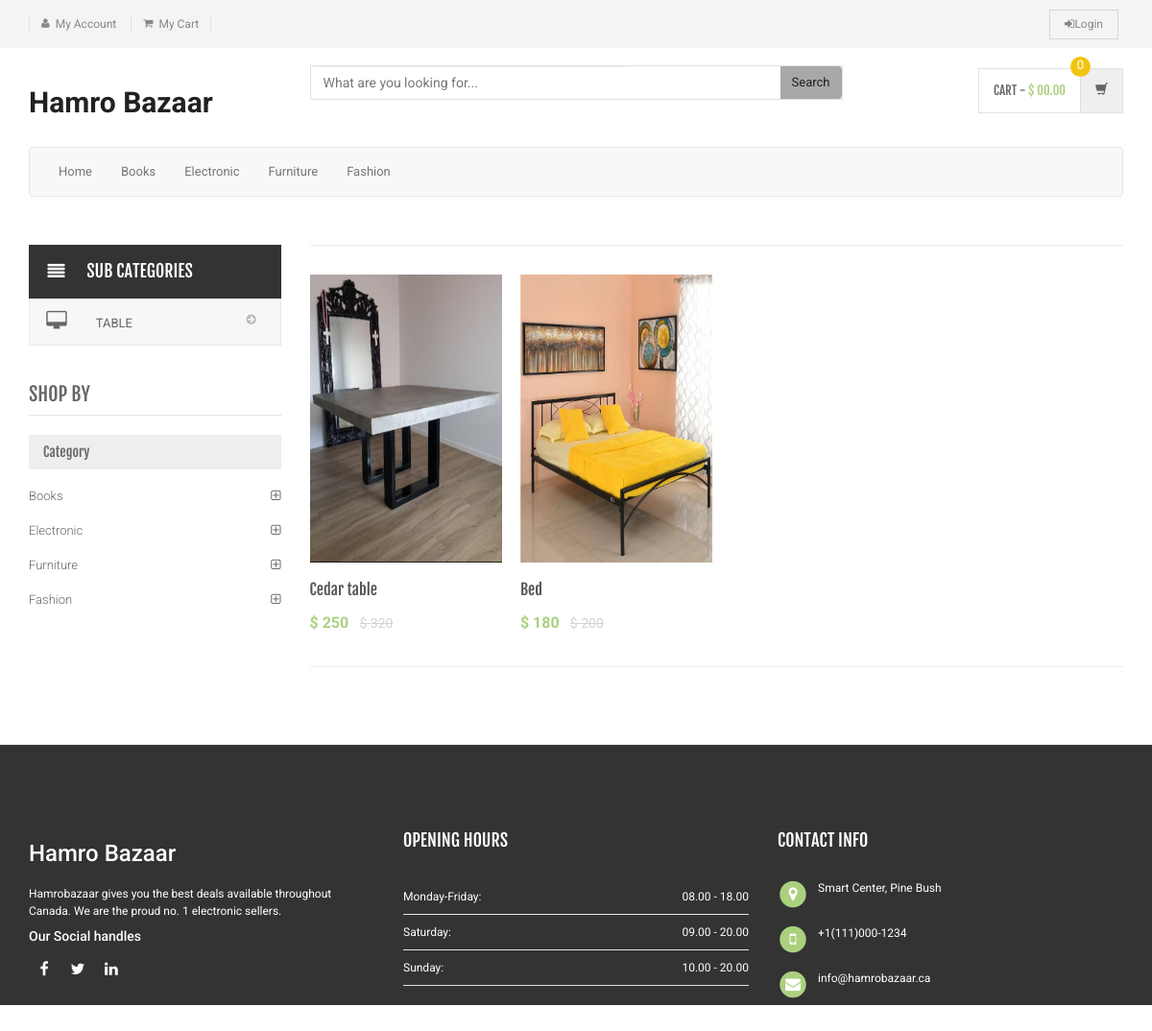
The page /category.php?cid=9 on the database as committed earlier.
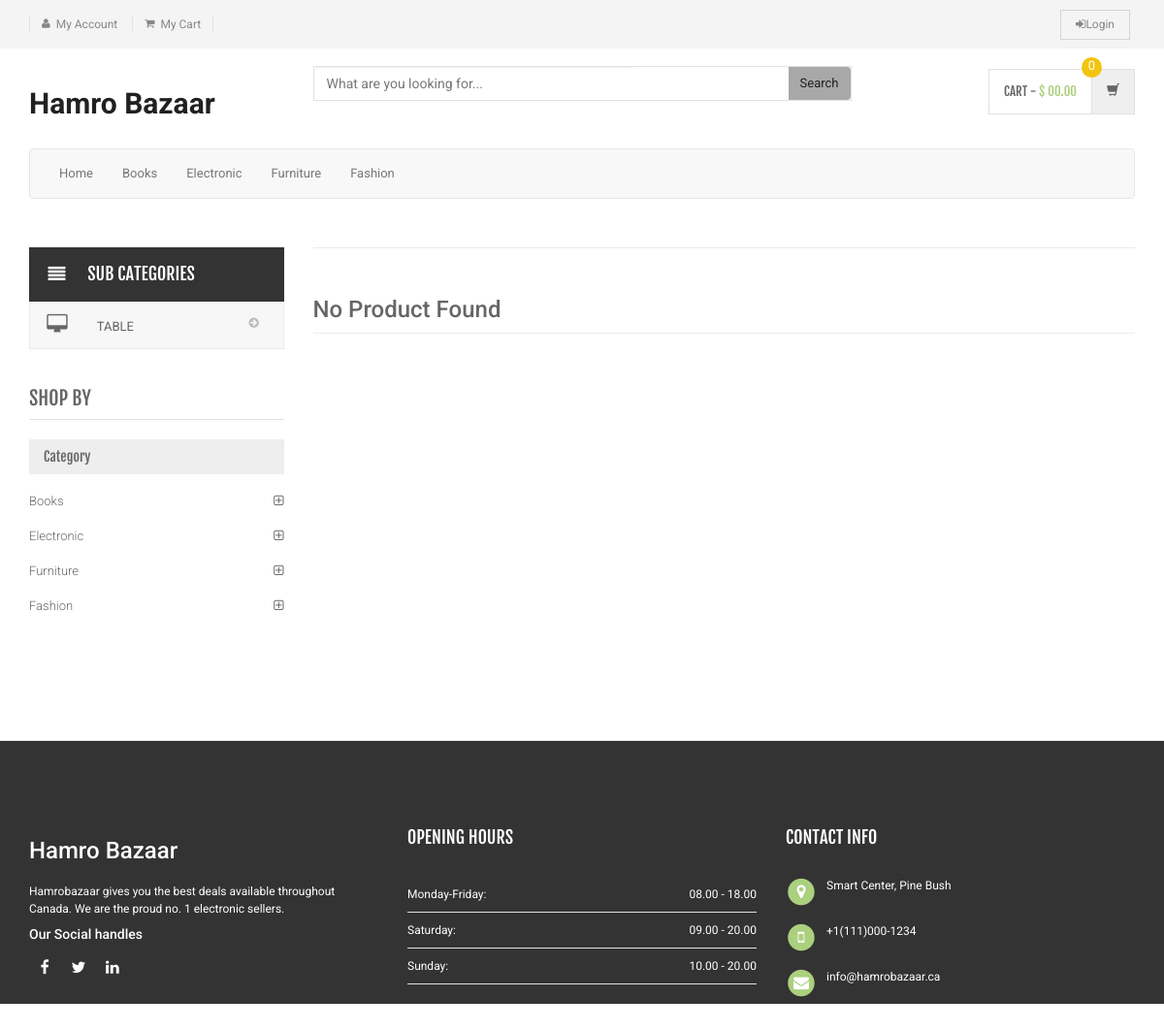
The same page on the database as committed later.
### tables this page shows
CREATE TABLE `category` (
  `id` int(11) NOT NULL,
  `categoryName` varchar(255) DEFAULT NULL,
  `categoryDescription` longtext DEFAULT NULL,
  `creationDate` timestamp NOT NULL DEFAULT current_timestamp(),
  `updationDate` varchar(255) DEFAULT NULL
);

CREATE TABLE `subcategory` (
  `id` int(11) NOT NULL,
  `categoryid` int(11) DEFAULT NULL,
  `subcategory` varchar(255) DEFAULT NULL
);

CREATE TABLE `products` (
  `id` int(11) NOT NULL,
  `category` int(11) NOT NULL,
  `subCategory` int(11) DEFAULT NULL,
  `productName` varchar(255) DEFAULT NULL,
  `productCompany` varchar(255) DEFAULT NULL,
  `productPrice` int(11) DEFAULT NULL,
  `productPriceBeforeDiscount` int(11) DEFAULT NULL,
  `productDescription` longtext DEFAULT NULL,
  `productImage1` varchar(255) DEFAULT NULL,
  `productImage2` varchar(255) DEFAULT NULL,
  `productImage3` varchar(255) DEFAULT NULL,
  `shippingCharge` int(11) DEFAULT NULL,
  `productAvailability` varchar(255) DEFAULT NULL
);

### category.php (the view, shortened to what the changed rows need)
<?php
include ('includes/config.php');
$cid = intval($_GET['cid']);
?>
<!DOCTYPE html>
<html lang="en">
<head>
	<link rel="stylesheet" href="assets/css/bootstrap.min.css">
	<link rel="stylesheet" href="assets/css/main.css">
	<link rel="stylesheet" href="assets/css/green.css">
	<link rel="stylesheet" href="assets/css/owl.carousel.css">
	<link rel="stylesheet" href="assets/css/owl.transitions.css">
	<link href="assets/css/lightbox.css" rel="stylesheet">
	<link rel="stylesheet" href="assets/css/animate.min.css">
	<link rel="stylesheet" href="assets/css/rateit.css">
	<link rel="stylesheet" href="assets/css/bootstrap-select.min.css">
	<link rel="stylesheet" href="assets/css/config.css">
	<link href="assets/css/green.css" rel="alternate stylesheet" title="Green color">
	<link href="assets/css/blue.css" rel="alternate stylesheet" title="Blue color">
	<link href="assets/css/red.css" rel="alternate stylesheet" title="Red color">
	<link href="assets/css/orange.css" rel="alternate stylesheet" title="Orange color">
	<link href="assets/css/dark-green.css" rel="alternate stylesheet" title="Darkgreen color">
	<link rel="stylesheet" href="assets/css/font-awesome.min.css">
</head>
<body class="cnt-home">
	<header class="header-style-1">
		<?php include ('includes/main-header.php'); ?>
		<?php include ('includes/menu-bar.php'); ?>
	</header>
	<div class="body-content outer-top-xs">
		<div class='container'>
			<div class='row outer-bottom-sm'>
				<div class='col-md-3 sidebar'>
					<div class="side-menu animate-dropdown outer-bottom-xs">
						<div class="side-menu animate-dropdown outer-bottom-xs">
							<nav class="yamm megamenu-horizontal" role="navigation">
								<ul class="nav">
									<li class="dropdown menu-item">
										<?php $sql = mysqli_query($con, "select id,subcategory  from subcategory where categoryid='$cid'");
										while ($row = mysqli_fetch_array($sql)) {
											?>
											<a href="sub-category.php?scid=<?php echo $row['id']; ?>"
												class="dropdown-toggle"><i class="icon fa fa-desktop fa-fw"></i>
												<?php echo $row['subcategory']; ?></a>
										<?php } ?>
									</li>
								</ul>
							</nav>
						</div>
					</div>
					<div class="sidebar-module-container">
						<div class="sidebar-filter">
							<div class="sidebar-widget wow fadeInUp outer-bottom-xs ">
								<div class="sidebar-widget-body m-t-10">
									<?php $sql = mysqli_query($con, "select id,categoryName  from category");
									while ($row = mysqli_fetch_array($sql)) {
										?>
										<div class="accordion">
											<div class="accordion-group">
												<div class="accordion-heading">
													<a href="category.php?cid=<?php echo $row['id']; ?>"
														class="accordion-toggle collapsed">
														<?php echo $row['categoryName']; ?>
													</a>
												</div>
											</div>
										</div>
									<?php } ?>
								</div>
							</div>
						</div>
					</div>
				</div>
				<div class='col-md-9'>
					<div class="search-result-container">
						<div id="myTabContent" class="tab-content">
							<div class="tab-pane active " id="grid-container">
								<div class="category-product  inner-top-vs">
									<div class="row">
										<?php
										$ret = mysqli_query($con, "select * from products where category='$cid'");
										$num = mysqli_num_rows($ret);
										if ($num > 0) {
											while ($row = mysqli_fetch_array($ret)) { ?>
												<div class="col-sm-6 col-md-4 col-lg-3 wow fadeInUp">
													<div class="products" style="width: 250px;">
														<div class="product" style="width: 100%;">
															<div class="product-image">
																<div class="image">
																	<a
																		href="product-details.php?pid=<?php echo htmlentities($row['id']); ?>">
																		<img src="assets/images/blank.gif"
																			data-echo="assets/productimages/<?php echo htmlentities($row['id']); ?>/<?php echo htmlentities($row['productImage1']); ?>"
																			alt="" width="200" height="300">
																	</a>
																</div>
															</div>
															<div class="product-info text-left">
																<h3 class="name">
																	<a
																		href="product-details.php?pid=<?php echo htmlentities($row['id']); ?>"><?php echo htmlentities($row['productName']); ?></a>
																</h3>
																<div class="product-price">
																	<span class="price">$
																		<?php echo htmlentities($row['productPrice']); ?></span>
																	<span class="price-before-discount">$
																		<?php echo htmlentities($row['productPriceBeforeDiscount']); ?></span>
																</div>
															</div>
														</div>
													</div>
												</div>
											<?php }
										} else { ?>
											<div class="col-sm-6 col-md-4 wow fadeInUp">
												<h3>No Product Found</h3>
											</div>
										<?php } ?>
									</div>
								</div>
							</div>
						</div>
					</div>
				</div>
			</div>
		</div>
	</div>
</body >
</html >

### includes/menu-bar.php (shortened to what the changed rows need)
<div class="animate-dropdown">
    <div class="container">
        <div class="yamm navbar navbar-default" role="navigation">
            <div class="nav-bg-class">
                <div class="navbar-collapse collapse" id="mc-horizontal-menu-collapse">
                    <div class="nav-outer">
                        <ul class="nav navbar-nav">
                            <?php
                            $sql = mysqli_query($con, "select id,categoryName  from category limit 6");
                            while ($row = mysqli_fetch_array($sql)) {
                                ?>
                                <li class="<?php echo ($_SERVER['PHP_SELF'] == '/category.php?cid=' . $row['id']) ? 'active' : ''; ?> dropdown yamm">
                                    <a href="category.php?cid=<?php echo $row['id']; ?>"><?php echo $row['categoryName']; ?></a>
                                </li>
                            <?php } ?>
                        </ul>
                    </div>
                </div>
            </div>
        </div>
    </div>
</div>

Rows that differ between the two databases and show on the page:
removed products: productImage1 (picture), productName "Cedar table", productPrice "250", productPriceBeforeDiscount "320"
removed products: productImage1 (picture), productName "Bed", productPrice "180", productPriceBeforeDiscount "200"
Other text that changed with them:
text now shown: "No Product Found"
